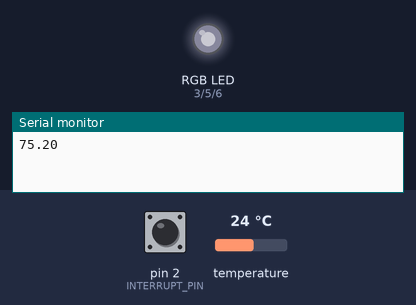
Simulated run of this sketch. Board: Arduino Uno, built with avr-gcc and run on an emulated ATmega328P. Shown: an RGB LED mixed from three pins (HIGH = lit), the last lines printed to the serial monitor. The test bench sets the inputs (shaded band); at power-on: pin 2 (INTERRUPT_PIN) LOW, temperature 24 °C. Dim RGB values are drawn brighter than linear; random numbers use the default seed unless the sketch sets one.

Above: at 11.5 s.
11.6 s: pin 2 (INTERRUPT_PIN) pulled HIGH for 1.95 s
At 12.85 s:
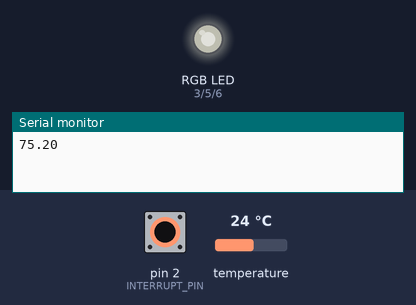
18.9 s: temperature set to 12 °C
At 19.17 s:
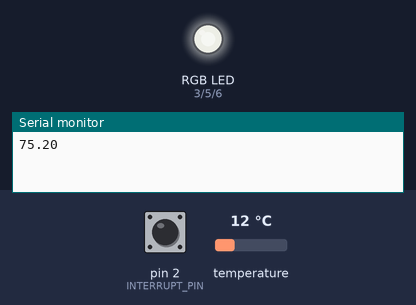
24.2 s: pin 2 (INTERRUPT_PIN) pulled HIGH for 1.95 s
At 25.5 s:
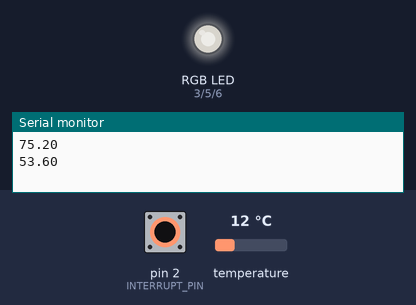
Timing chart, 0 to 30.3 s (numbered marks = the images above; inputs shaded):
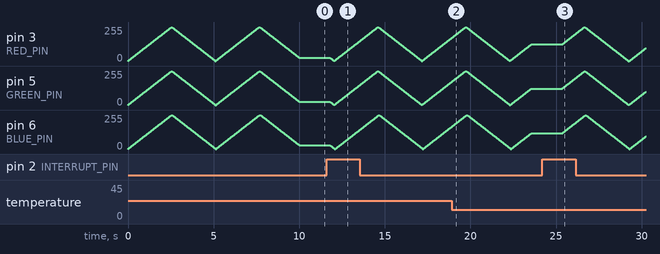

The sketch:

arduino-code.ino
```cpp
// For an LED project that sits on my desk. Red light for high temp.
// Green light for just right temp. Blue light for cold temp. When
// PIR motion sensor detects movement the LED strip will flash
// random colors for 10 seconds and then return to the temperature.

#include <TrueRandom.h>
#include <OneWire.h>
#include <DallasTemperature.h>

#define TEMP_PIN 7
#define INTERRUPT_PIN 2
#define RED_PIN 3
#define GREEN_PIN 5
#define BLUE_PIN 6
#define COLOR_STEP 1

OneWire ourWire(TEMP_PIN);
DallasTemperature sensors(&ourWire);

volatile unsigned long motionLastDetected = 0;
const int motionLag = 10000; // time to alert after motion ceases (milliseconds)
const int SampleTime = 1000;
int red_current_value;
int green_current_value;
int blue_current_value;
int red_new_value;
int green_new_value;
int blue_new_value;

void setup()
{
  pinMode(RED_PIN, OUTPUT);   // sets the pins as output
  pinMode(GREEN_PIN, OUTPUT);
  pinMode(BLUE_PIN, OUTPUT);
  pinMode(INTERRUPT_PIN, INPUT);
  Serial.begin(9600); // ADDED ...
  attachInterrupt(digitalPinToInterrupt(INTERRUPT_PIN), motionDetected, HIGH);
  red_new_value = TrueRandom.random(2) * 255;
  blue_new_value = TrueRandom.random(2) * 255;
  green_new_value = TrueRandom.random(2) * 255;
  red_current_value = TrueRandom.random(2) * 255;
  blue_current_value = TrueRandom.random(2) * 255;
  green_current_value = TrueRandom.random(2) * 255;
}

void loop()
{
  float temp;

  if (millis() - motionLastDetected < motionLag) // motion was detected recently, randomize LED
  {
    int delayTime = 10; //random(0);

    if (red_new_value > red_current_value) {
      red_current_value+=COLOR_STEP;
    } else if (red_new_value < red_current_value) {
      red_current_value-=COLOR_STEP;
    }
    analogWrite(RED_PIN, red_current_value);
    //analogWrite(RED_PIN, 255);
    //delay(delayTime);
    if (red_current_value < COLOR_STEP || red_current_value > (255 - COLOR_STEP)) {
      red_new_value = TrueRandom.random(2) * 255;
    }

    if (green_new_value > green_current_value) {
      green_current_value+=COLOR_STEP;
    } else if (green_new_value < green_current_value) {
      green_current_value-=COLOR_STEP;
    }
    analogWrite(GREEN_PIN, green_current_value);
    //analogWrite(GREEN_PIN, 0);
    //delay(delayTime);
    if (green_current_value < COLOR_STEP || green_current_value > (255 - COLOR_STEP)) {
      green_new_value = TrueRandom.random(2) * 255;
    }

    if (blue_new_value > blue_current_value) {
      blue_current_value+=COLOR_STEP;
    } else if (blue_new_value < blue_current_value) {
      blue_current_value-=COLOR_STEP;
    }
    analogWrite(BLUE_PIN, blue_current_value);
    //analogWrite(BLUE_PIN, 255);
    delay(delayTime);
    if (blue_current_value < COLOR_STEP || blue_current_value > (255 - COLOR_STEP)) {
      blue_new_value = TrueRandom.random(2) * 255;
    }
  }
  else // show temp colors
  {
    sensors.requestTemperatures();
    Serial.println(sensors.getTempFByIndex(0));
    temp = sensors.getTempFByIndex(0);
    delay(SampleTime);

    if (sensors.getTempFByIndex(0) >= 75)
    {
      analogWrite(RED_PIN, 255);
      analogWrite(GREEN_PIN, 0);
      analogWrite(BLUE_PIN, 0);
    }
    else if (sensors.getTempFByIndex(0) < 72)

    {
      analogWrite(RED_PIN, 0);
      analogWrite(GREEN_PIN, 0);
      analogWrite(BLUE_PIN, 255);
    }
    else
    {
      analogWrite(RED_PIN, 0);
      analogWrite(GREEN_PIN, 255);
      analogWrite(BLUE_PIN, 0);
    }
  }
}

void motionDetected()
{
  motionLastDetected = millis();
}
```
